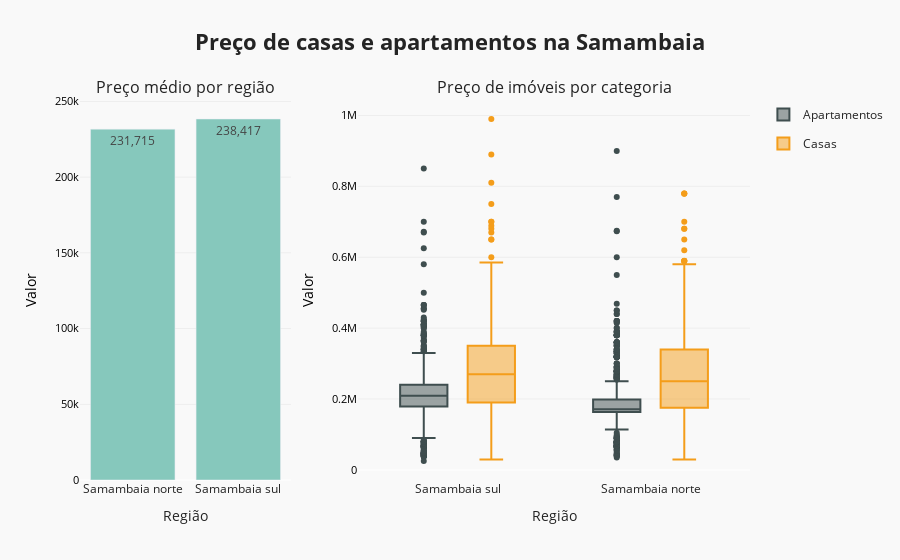

Notebook cell for this chart:
### Markdown cell above
#### So, we will work on the filtered dataset, df_samambaia_filtered

## Samambaia norte x Samambaia sul

### Code cell
import plotly.graph_objects as go
from plotly.subplots import make_subplots

title='<b>Preço de casas e apartamentos na Samambaia</b>'

COLORS = ['#59C3C3', '#F9B5AC']

df = df_samambaia_filtered[[HOUSE_REGION,HOUSE_PRICE]].groupby(HOUSE_REGION).mean().reset_index()

fig = make_subplots(rows=1, cols=2, column_widths=[0.35, 0.65],
                   subplot_titles=("Preço médio por região", "Preço de imóveis por categoria"))

fig.add_trace(go.Box(
    x=df_samambaia_filtered[df_samambaia_filtered[HOUSE_CATEGORY] == 'Apartamentos'][HOUSE_REGION],
    y=df_samambaia_filtered[HOUSE_PRICE][df_samambaia_filtered[HOUSE_CATEGORY] == 'Apartamentos'],
    legendgroup='Apartamentos', name='Apartamentos', line_color='#3F4E4F',
),
              row=1, col=2)

fig.add_trace(go.Box(
    x=df_samambaia_filtered[df_samambaia_filtered[HOUSE_CATEGORY] == 'Casas'][HOUSE_REGION],
    y=df_samambaia_filtered[df_samambaia_filtered[HOUSE_CATEGORY] == 'Casas'][HOUSE_PRICE],
    legendgroup='Casas', name='Casas',line_color='#F49D1A',
),
              row=1, col=2)

fig.add_trace(go.Bar(x=df[HOUSE_REGION],
              y=df[HOUSE_PRICE], name='Samambaia', showlegend=False, marker_color='#86C8BC', textposition='auto', 
              text=df[HOUSE_PRICE].apply(lambda x: '{:,.0f}'.format(x))),
              row=1, col=1, )


fig.update_layout(
    boxmode='group',
    title=title,
    titlefont={'size':22},
#     legendgroup=True,
    violinmode='group',
    paper_bgcolor='#f9f9f9',
    plot_bgcolor='#f9f9f9',
    template='seaborn',
)

fig.update_xaxes(showgrid=False)

fig.update_yaxes(
    color='black',
    showgrid=True,
    gridwidth=1.0, 
    gridcolor='#eeeeee',
    tickfont_size=11,
)

fig['layout']['xaxis']['title']='Região'
fig['layout']['xaxis2']['title']='Região'
fig['layout']['yaxis']['title']='Valor'
fig['layout']['yaxis2']['title']='Valor'

fig.show()

### Figure 1 — Plotly figure (JSON) as saved in the notebook; plotly's stock layout.template omitted (floating-point values rounded to 4 significant figures; data arrays with more than 128 entries replaced by an {"elided": "..."} marker saying what was removed)
{"data": [{"legendgroup": "Apartamentos", "line": {"color": "#3F4E4F"}, "name": "Apartamentos", "type": "box", "x": {"elided": "1422 str values"}, "xaxis": "x2", "y": {"elided": "1422 int values"}, "yaxis": "y2"}, {"legendgroup": "Casas", "line": {"color": "#F49D1A"}, "name": "Casas", "type": "box", "x": {"elided": "997 str values"}, "xaxis": "x2", "y": {"elided": "997 int values"}, "yaxis": "y2"}, {"marker": {"color": "#86C8BC"}, "name": "Samambaia", "showlegend": false, "text": ["231,715", "238,417"], "textposition": "auto", "type": "bar", "x": ["Samambaia norte", "Samambaia sul"], "xaxis": "x", "y": [231700.0, 238400.0], "yaxis": "y"}], "layout": {"annotations": [{"font": {"size": 16}, "showarrow": false, "text": "Preço médio por região", "x": 0.1575, "xanchor": "center", "xref": "paper", "y": 1, "yanchor": "bottom", "yref": "paper"}, {"font": {"size": 16}, "showarrow": false, "text": "Preço de imóveis por categoria", "x": 0.7075, "xanchor": "center", "xref": "paper", "y": 1, "yanchor": "bottom", "yref": "paper"}], "boxmode": "group", "paper_bgcolor": "#f9f9f9", "plot_bgcolor": "#f9f9f9", "title": {"font": {"size": 22}, "text": "<b>Preço de casas e apartamentos na Samambaia</b>"}, "violinmode": "group", "xaxis": {"anchor": "y", "domain": [0, 0.315], "showgrid": false, "title": {"text": "Região"}}, "xaxis2": {"anchor": "y2", "domain": [0.415, 1], "showgrid": false, "title": {"text": "Região"}}, "yaxis": {"anchor": "x", "color": "black", "domain": [0, 1], "gridcolor": "#eeeeee", "gridwidth": 1, "showgrid": true, "tickfont": {"size": 11}, "title": {"text": "Valor"}}, "yaxis2": {"anchor": "x2", "color": "black", "domain": [0, 1], "gridcolor": "#eeeeee", "gridwidth": 1, "showgrid": true, "tickfont": {"size": 11}, "title": {"text": "Valor"}}}}
